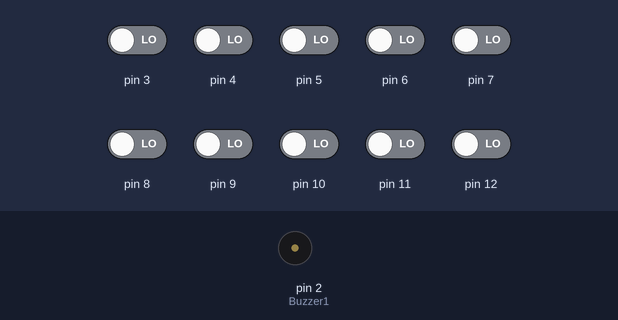
Recording of a sketch running on a simulated Arduino Uno, built with avr-gcc and run on an emulated ATmega328P. Parts: buzzer (waves = sounding). The inputs (shaded band) are chosen by the test bench; at power-on: pin 3–12 LOW.

Above: at 1.2 s.
1.3 s: pin 3 driven HIGH
At 1.8 s:
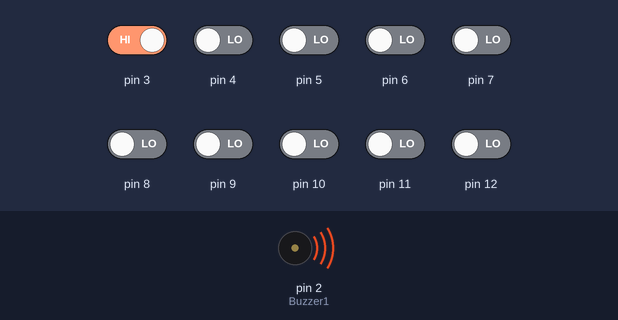
Timing chart, 0 to 4.3 s (numbered marks = the images above; inputs shaded):
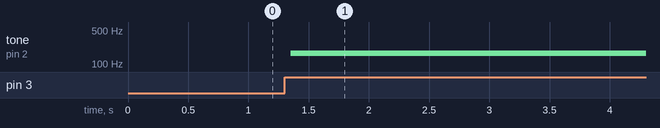

Measured:
- after the input at 1.3 s, tone on pin 2 (Buzzer1): silent → 165 Hz after 0.05 s

The sketch:

music.ino
```cpp
#include "pitches.h"

const int threshold = 10;    // minimum reading of the sensors that generates a note
int buttonPins[10];
int lastButtonState[10];
//int buttonState;

int Buzzer1 = 2;
int buttonState[10];         // variable for reading the pushbutton status

long lastDebounceTime[10];
long debounceDelay = 50;

// notes to play, corresponding to the 3 sensors:
int notes[] = {
  NOTE_E3, NOTE_F3, NOTE_G3, NOTE_A4, NOTE_B4,
  NOTE_C5, NOTE_D5, NOTE_E5, NOTE_F5, NOTE_G5
};

void setup()
{
  pinMode(Buzzer1, OUTPUT);
  // initialize the pushbutton pin as an input:
  for (int i = 0; i < 10; i++)
  {
    lastButtonState[i] = LOW;
    lastDebounceTime[i] = 0;
    buttonState[i] = 0;
    buttonPins[i] = i + 3;
    pinMode(buttonPins[i], INPUT);
  }
}

void loop()
{
  int reading;
  for (int i = 0; i < 10; i++)
  {
    reading = digitalRead(buttonPins[i]);
    if (reading != lastButtonState[i])
    {
      lastDebounceTime[i] = millis();
    }
    if ((millis() - lastDebounceTime[i]) > debounceDelay)
    {
      if (reading != buttonState[i])
        buttonState[i] = reading;
      if (buttonState[i] == HIGH)
      {
        tone(2, notes[i], 20);
      }
    }
    lastButtonState[i] = reading;
  }
#if 0
  for (int thisSensor = 0; thisSensor < 3; thisSensor++)
  {
    // get a sensor reading:
    int sensorReading = analogRead(thisSensor);
    // if the sensor is pressed hard enough:
    if (sensorReading > threshold)
    {
      // play the note corresponding to this sensor:
      tone(8, notes[thisSensor], 20);
    }
  }
#endif
}
```

pitches.h
```cpp
/*************************************************
 * Public Constants
 *************************************************/

#define NOTE_B0  31
#define NOTE_C1  33
#define NOTE_CS1 35
#define NOTE_D1  37
#define NOTE_DS1 39
#define NOTE_E1  41
#define NOTE_F1  44
#define NOTE_FS1 46
#define NOTE_G1  49
#define NOTE_GS1 52
#define NOTE_A1  55
#define NOTE_AS1 58
#define NOTE_B1  62
#define NOTE_C2  65
#define NOTE_CS2 69
#define NOTE_D2  73
#define NOTE_DS2 78
#define NOTE_E2  82
#define NOTE_F2  87
#define NOTE_FS2 93
#define NOTE_G2  98
#define NOTE_GS2 104
#define NOTE_A2  110
#define NOTE_AS2 117
#define NOTE_B2  123
#define NOTE_C3  131
#define NOTE_CS3 139
#define NOTE_D3  147
#define NOTE_DS3 156
#define NOTE_E3  165
#define NOTE_F3  175
#define NOTE_FS3 185
#define NOTE_G3  196
#define NOTE_GS3 208
#define NOTE_A3  220
#define NOTE_AS3 233
#define NOTE_B3  247
#define NOTE_C4  262
#define NOTE_CS4 277
#define NOTE_D4  294
#define NOTE_DS4 311
#define NOTE_E4  330
#define NOTE_F4  349
#define NOTE_FS4 370
#define NOTE_G4  392
#define NOTE_GS4 415
#define NOTE_A4  440
#define NOTE_AS4 466
#define NOTE_B4  494
#define NOTE_C5  523
#define NOTE_CS5 554
#define NOTE_D5  587
#define NOTE_DS5 622
#define NOTE_E5  659
#define NOTE_F5  698
#define NOTE_FS5 740
#define NOTE_G5  784
#define NOTE_GS5 831
#define NOTE_A5  880
#define NOTE_AS5 932
#define NOTE_B5  988
#define NOTE_C6  1047
#define NOTE_CS6 1109
#define NOTE_D6  1175
#define NOTE_DS6 1245
#define NOTE_E6  1319
#define NOTE_F6  1397
#define NOTE_FS6 1480
#define NOTE_G6  1568
#define NOTE_GS6 1661
#define NOTE_A6  1760
#define NOTE_AS6 1865
#define NOTE_B6  1976
#define NOTE_C7  2093
#define NOTE_CS7 2217
#define NOTE_D7  2349
#define NOTE_DS7 2489
#define NOTE_E7  2637
#define NOTE_F7  2794
#define NOTE_FS7 2960
#define NOTE_G7  3136
#define NOTE_GS7 3322
#define NOTE_A7  3520
#define NOTE_AS7 3729
#define NOTE_B7  3951
#define NOTE_C8  4186
#define NOTE_CS8 4435
#define NOTE_D8  4699
#define NOTE_DS8 4978
```
